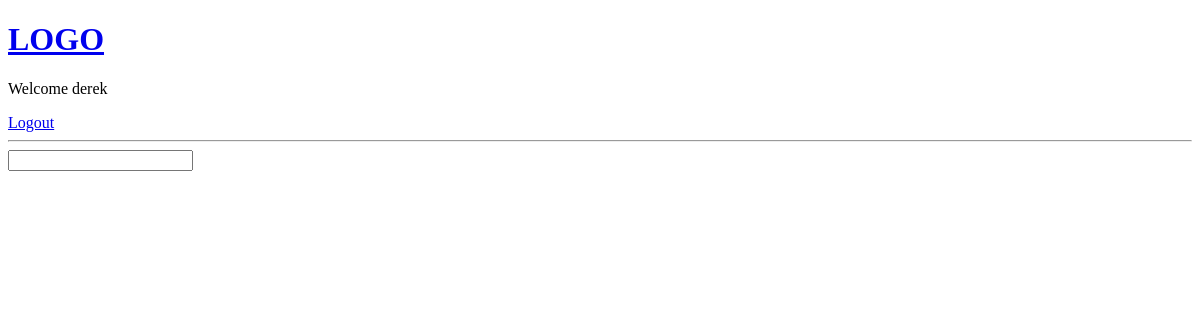
The app's page / (signed in), older data.
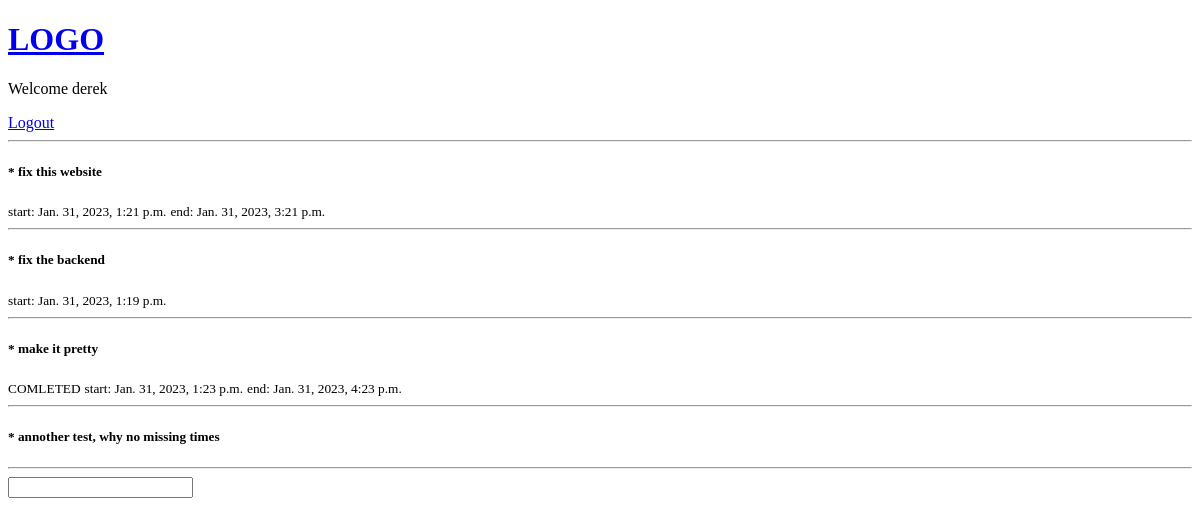
The same page, newer data.
### main/models.py (models this page shows, shortened)
class Item(models.Model):
    ToDoList = models.ForeignKey(ToDoList, on_delete=models.CASCADE, null=True)
    text = models.CharField(max_length=300, null=True, blank=True)
    complete = models.BooleanField(default=False)
    startTime = models.DateTimeField(null=True, blank=True)
    endTime = models.DateTimeField(null=True, blank=True)

### main/views.py (the view)
# urls.py: path('', views.list1, name="main"),
def list1(request):
    toDo = Item.objects.all()  # TODO fix this, just display this user's stuff, also allow guests auto join.....
    context = {'toDo': toDo}
    return render(request, "main/list.html", context)

### main/templates/main/list.html (shortened to what this page needs)
{% extends 'main.html' %}
{% block content %}
<div>
    <div>
        {% for item in toDo %}
            <div>
                <h5>  * {{item.text}}</h5>
                {% if item.complete %}
                    <small>COMLETED</small>
                {% endif %}
                {% if item.startTime %}
                    <small>start: {{item.startTime}}</small>
                {% endif %}
                {% if item.endTime %}
                    <small>end: {{item.endTime}}</small>
                {% endif %}
                <hr>
            </div>
        {% endfor %}
    </div>
    <div>
        <form method="POST" action="">
            <input type="Text"/>
        </form>
    </div>
</div>
{% endblock content %}

### templates/main.html (shortened to what this page needs)
<!DOCTYPE html>
<html lang="en">
<head>
</head>
<body>
    {% include 'navbar.html' %}
    {% block content %}
    {% endblock %}
</body>
</html>

### templates/navbar.html
<a href="/">
    <h1>LOGO</h1>
</a>
{% if user.is_authenticated %}
<p>Welcome {{request.user}}</p>
{% endif %}
{% if request.user.is_authenticated %}
<a href="{% url 'logout' %}">Logout</a>
{% else %}
<a href="{% url 'login' %}">Login</a>
{% endif %}
<hr>

Row changes from the older to the newer data that the page shows:
added Item: text "fix this website", startTime "Jan. 31, 2023, 1:21 p.m.", endTime "Jan. 31, 2023, 3:21 p.m."
added Item: text "fix the backend", startTime "Jan. 31, 2023, 1:19 p.m."
added Item: text "make it pretty", complete "COMLETED", startTime "Jan. 31, 2023, 1:23 p.m.", endTime "Jan. 31, 2023, 4:23 p.m."
added Item: text "annother test, why no missing times"
